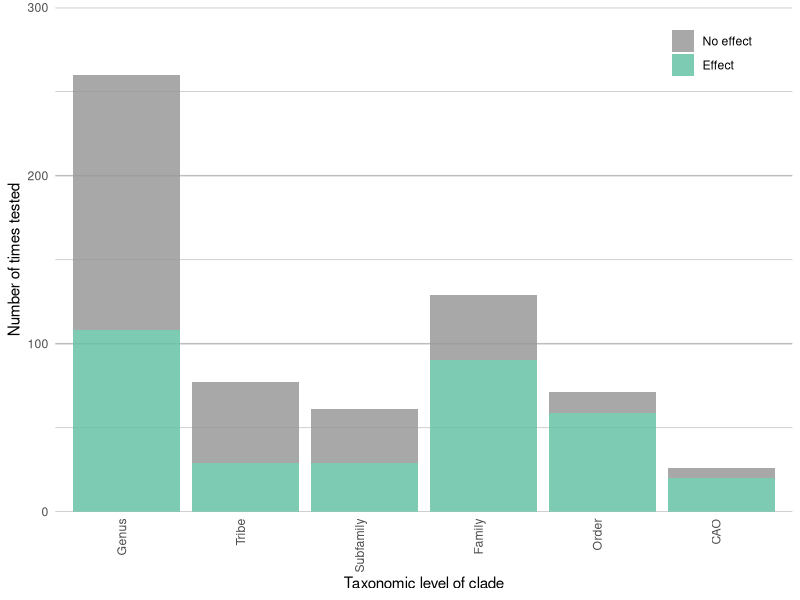
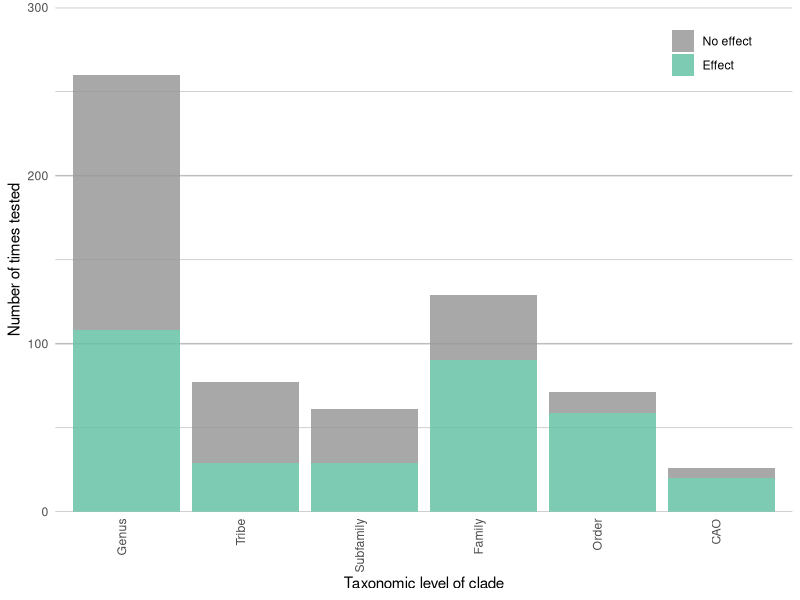

R code for these plots, in order:

#Library
library(tidyverse)
library(ggplot2)
library(RColorBrewer)
library(dplyr)
library(patchwork)
library(grid)

#read in full data frame
df <-
  read.csv("data/sse_review_table - main_table.csv")

#choose the columns you want in model (plus study/model_no for formatting)
df <-
  df[, c(
    'study',
    'model_no',
    'order',
    'clade',
    'level',
    'div_inc'
  )]

#make sure columns are the right type
df$order <- as.factor(df$order)
df$level <- as.factor(df$level)

#reduce to a single binary result per model per study
df <- df %>%
  group_by(study, model_no) %>%
  dplyr::slice(which.max(div_inc))

#set Multi-State results to 1
df$div_inc[df$div_inc > 1] <- 1

#count numbers of 0 and 1 per trait
df2 <- df %>% group_by(level, div_inc) %>% summarize(count=n())

#make binary classification character
df2$div_inc<-as.character(df2$div_inc)

#remove 'flora' as not a useful taxonomic level
df2<-df2[!(df2$level=="Flora"),]

#color
options(ggplot2.discrete.fill = c("#999999", brewer.pal(5,"Set2")[1]))

#reorder by taxonomic level
df2 <-df2 %>% mutate(level = fct_relevel(level,
                                                 "Genus",
                                                 "Tribe",
                                                 "Subfamily",
                                                 "Family",
                                                 "Order",
                                                 "CAO" ))

#plot
l2<-ggplot(df2, aes(fill=div_inc, y=count, x=level)) +
  geom_bar(position="stack", stat="identity",alpha=0.85) +
  scale_x_discrete(name ="Taxonomic level of clade") +
  scale_y_continuous(expand = c(0, 0),
                     limits=c(0,300),
                     name ="Number of times tested") +
  scale_fill_discrete(labels = c("No effect", "Effect")) +
  theme(axis.text.x = element_text(angle = 90,vjust=-0.05,hjust = 1),
        axis.ticks.x = element_blank(),
        axis.ticks.y = element_blank(),
        legend.title = element_blank(),
        panel.border = element_blank(),
        panel.grid.minor = element_line(colour="grey"),
        panel.grid.major.y = element_line(colour="grey"),
        panel.grid.major.x = element_blank(),
        panel.background = element_rect(fill = "white"),
        legend.position = c(0.89,0.91),
        legend.background = element_blank())

l2

ggsave(
  "figures/stacked_barplot_taxonomy.png",
  width = 15,
  height = 15,
  units = 'cm'
)
